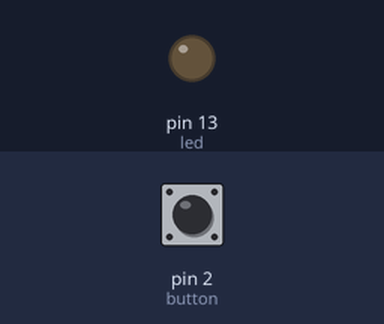
Simulated run of this sketch. Board: Arduino Uno, built with avr-gcc and run on an emulated ATmega328P. On the bench: output pins drawn as LEDs (lit = HIGH). Inputs (shaded band) come from the test bench; at power-on: pin 2 (button) HIGH.

Above: at 1.2 s.
1.3 s: pin 2 (button) pulled LOW for 0.15 s
At 2.5 s:
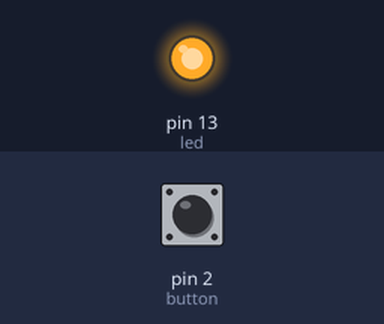
2.9 s: pin 2 (button) pulled LOW for 1 s
At 3.8 s:
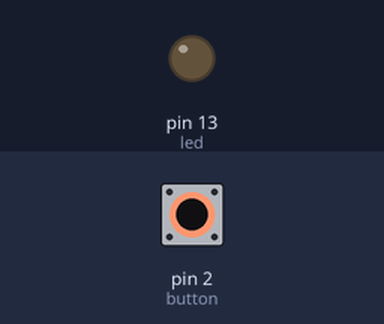
5.4 s: pin 2 (button) pulled LOW for 3.2 s
At 5.7 s:
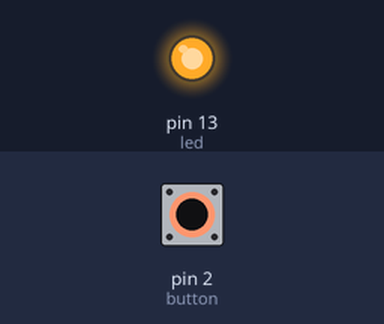
Timing chart, 0 to 8.4 s (numbered marks = the images above; inputs shaded):
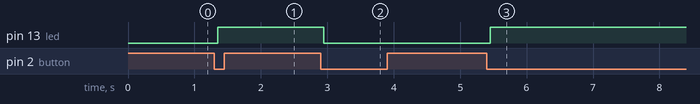

The sketch:

tugas1.ino
```cpp
/*
 * This is the sample program to test in proteus.
 * if you want any help regarding development of product/ project or in any software
 * you can contact us at info@smedehradun.com and schematicslab@gmail.com
 *
 */

int led =13;
int button = 2;
int statusb = LOW;

bool LedHidup = false;

void setup() {
  pinMode(led, OUTPUT);
  pinMode(button, INPUT_PULLUP);

}

void loop() {

if (digitalRead(button) == LOW){
  delay(50); //Debouncing
     if (digitalRead(button) == LOW){
      LedHidup = !LedHidup;
      digitalWrite(led, LedHidup ? HIGH : LOW);
      while (digitalRead(button) == LOW); }
    }
}
```

Measured:
- after the input at 1.3 s, pin 13 (led): LOW → HIGH after 0.05 s
- after the input at 2.9 s, pin 13 (led): HIGH → LOW after 0.05 s
- after the input at 5.4 s, pin 13 (led): LOW → HIGH after 0.05 s
